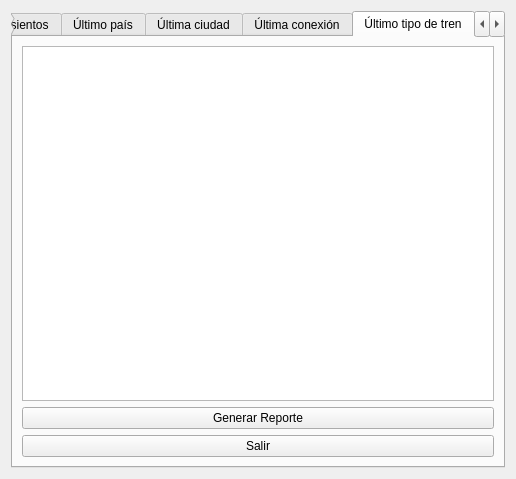
<?xml version="1.0" encoding="UTF-8"?>
<ui version="4.0">
 <class>VentanaReportes</class>
 <widget class="QWidget" name="VentanaReportes">
  <property name="geometry">
   <rect>
    <x>0</x>
    <y>0</y>
    <width>516</width>
    <height>479</height>
   </rect>
  </property>
  <property name="windowTitle">
   <string>Form</string>
  </property>
  <layout class="QGridLayout" name="gridLayout">
   <item row="0" column="0">
    <widget class="QTabWidget" name="tabWidget">
     <property name="currentIndex">
      <number>9</number>
     </property>
     <widget class="QWidget" name="tab">
      <attribute name="title">
       <string>Países</string>
      </attribute>
      <layout class="QVBoxLayout" name="verticalLayout">
       <item>
        <widget class="QTextEdit" name="txtPaises">
         <property name="readOnly">
          <bool>true</bool>
         </property>
        </widget>
       </item>
       <item>
        <widget class="QPushButton" name="btGenerarReportePaises">
         <property name="text">
          <string>Generar Reporte</string>
         </property>
        </widget>
       </item>
       <item>
        <widget class="QPushButton" name="pushButton">
         <property name="text">
          <string>Salir</string>
         </property>
        </widget>
       </item>
      </layout>
     </widget>
     <widget class="QWidget" name="tab_2">
      <attribute name="title">
       <string>Ciudades</string>
      </attribute>
      <layout class="QGridLayout" name="gridLayout_3">
       <item row="0" column="0">
        <layout class="QGridLayout" name="gridLayout_2">
         <item row="0" column="0">
          <widget class="QTextEdit" name="txtCiudades">
           <property name="readOnly">
            <bool>true</bool>
           </property>
          </widget>
         </item>
         <item row="1" column="0">
          <widget class="QPushButton" name="btGenerarReporteCiudades">
           <property name="text">
            <string>Generar Reporte</string>
           </property>
          </widget>
         </item>
         <item row="2" column="0">
          <widget class="QPushButton" name="pushButton_2">
           <property name="text">
            <string>Salir</string>
           </property>
          </widget>
         </item>
        </layout>
       </item>
      </layout>
     </widget>
     <widget class="QWidget" name="tab_3">
      <attribute name="title">
       <string>Conexiones</string>
      </attribute>
      <layout class="QGridLayout" name="gridLayout_4">
       <item row="0" column="0">
        <widget class="QTextEdit" name="txtConexiones">
         <property name="readOnly">
          <bool>true</bool>
         </property>
        </widget>
       </item>
       <item row="1" column="0">
        <widget class="QPushButton" name="btGenerarReporteConexiones">
         <property name="text">
          <string>Generar Reporte</string>
         </property>
        </widget>
       </item>
       <item row="2" column="0">
        <widget class="QPushButton" name="pushButton_3">
         <property name="text">
          <string>Salir</string>
         </property>
        </widget>
       </item>
      </layout>
     </widget>
     <widget class="QWidget" name="tab_4">
      <attribute name="title">
       <string>Trenes</string>
      </attribute>
      <layout class="QGridLayout" name="gridLayout_5">
       <item row="0" column="0">
        <widget class="QTextEdit" name="txtTrenes">
         <property name="readOnly">
          <bool>true</bool>
         </property>
        </widget>
       </item>
       <item row="1" column="0">
        <widget class="QPushButton" name="btGenerarReporteTrenes">
         <property name="text">
          <string>Generar Reporte</string>
         </property>
        </widget>
       </item>
       <item row="2" column="0">
        <widget class="QPushButton" name="pushButton_4">
         <property name="text">
          <string>Salir</string>
         </property>
        </widget>
       </item>
      </layout>
     </widget>
     <widget class="QWidget" name="tab_5">
      <attribute name="title">
       <string>Precios</string>
      </attribute>
      <layout class="QGridLayout" name="gridLayout_6">
       <item row="3" column="0">
        <widget class="QLabel" name="label_2">
         <property name="font">
          <font>
           <family>HP Simplified Light</family>
           <pointsize>12</pointsize>
          </font>
         </property>
         <property name="text">
          <string>Ingrese el código de ciudad:</string>
         </property>
        </widget>
       </item>
       <item row="8" column="0">
        <widget class="QTextEdit" name="txtPrecio">
         <property name="readOnly">
          <bool>true</bool>
         </property>
        </widget>
       </item>
       <item row="5" column="0">
        <widget class="QLabel" name="label_3">
         <property name="font">
          <font>
           <family>HP Simplified Light</family>
           <pointsize>12</pointsize>
          </font>
         </property>
         <property name="text">
          <string>Ingrese el código de la conexión:</string>
         </property>
        </widget>
       </item>
       <item row="4" column="0">
        <widget class="QLineEdit" name="txtCodCiudad"/>
       </item>
       <item row="9" column="0">
        <widget class="QPushButton" name="btGenerarReportePrecios">
         <property name="text">
          <string>Generar Reporte</string>
         </property>
        </widget>
       </item>
       <item row="2" column="0">
        <widget class="QLineEdit" name="txtCodPais"/>
       </item>
       <item row="1" column="0">
        <widget class="QLabel" name="label">
         <property name="font">
          <font>
           <family>HP Simplified Light</family>
           <pointsize>12</pointsize>
          </font>
         </property>
         <property name="text">
          <string>Ingrese el código de país:</string>
         </property>
        </widget>
       </item>
       <item row="10" column="0">
        <widget class="QPushButton" name="pushButton_5">
         <property name="text">
          <string>Salir</string>
         </property>
        </widget>
       </item>
       <item row="7" column="0">
        <widget class="Line" name="line">
         <property name="orientation">
          <enum>Qt::Horizontal</enum>
         </property>
        </widget>
       </item>
       <item row="6" column="0">
        <widget class="QLineEdit" name="txtCodConexion"/>
       </item>
      </layout>
     </widget>
     <widget class="QWidget" name="tab_6">
      <attribute name="title">
       <string>Número de asientos</string>
      </attribute>
      <layout class="QGridLayout" name="gridLayout_35">
       <item row="0" column="0">
        <layout class="QGridLayout" name="gridLayout_7">
         <item row="5" column="0">
          <widget class="QTextEdit" name="txtPrecio_2">
           <property name="readOnly">
            <bool>true</bool>
           </property>
          </widget>
         </item>
         <item row="2" column="0">
          <widget class="QLabel" name="label_6">
           <property name="font">
            <font>
             <family>HP Simplified Light</family>
             <pointsize>12</pointsize>
            </font>
           </property>
           <property name="text">
            <string>Ingrese el código del tren:</string>
           </property>
          </widget>
         </item>
         <item row="4" column="0">
          <widget class="Line" name="line_2">
           <property name="orientation">
            <enum>Qt::Horizontal</enum>
           </property>
          </widget>
         </item>
         <item row="6" column="0">
          <widget class="QPushButton" name="btGenerarReportePrecios_2">
           <property name="text">
            <string>Generar Reporte</string>
           </property>
          </widget>
         </item>
         <item row="0" column="0">
          <widget class="QLabel" name="label_4">
           <property name="font">
            <font>
             <family>HP Simplified Light</family>
             <pointsize>12</pointsize>
            </font>
           </property>
           <property name="text">
            <string>Ingrese el código del tipo de tren:</string>
           </property>
          </widget>
         </item>
         <item row="1" column="0">
          <widget class="QLineEdit" name="txtCodTipoTren"/>
         </item>
         <item row="7" column="0">
          <widget class="QPushButton" name="pushButton_6">
           <property name="text">
            <string>Salir</string>
           </property>
          </widget>
         </item>
         <item row="3" column="0">
          <widget class="QLineEdit" name="txtCodTren"/>
         </item>
        </layout>
       </item>
      </layout>
     </widget>
     <widget class="QWidget" name="tab7">
      <attribute name="title">
       <string>Último país</string>
      </attribute>
      <layout class="QGridLayout" name="gridLayout_8">
       <item row="0" column="0">
        <widget class="QTextEdit" name="txtUltimoPais">
         <property name="readOnly">
          <bool>true</bool>
         </property>
        </widget>
       </item>
       <item row="1" column="0">
        <widget class="QPushButton" name="btGenerarReporteUltimoPais">
         <property name="text">
          <string>Generar Reporte</string>
         </property>
        </widget>
       </item>
       <item row="2" column="0">
        <widget class="QPushButton" name="pushButton_7">
         <property name="text">
          <string>Salir</string>
         </property>
        </widget>
       </item>
      </layout>
     </widget>
     <widget class="QWidget" name="tab_7">
      <attribute name="title">
       <string>Última ciudad</string>
      </attribute>
      <layout class="QGridLayout" name="gridLayout_10">
       <item row="0" column="0">
        <layout class="QGridLayout" name="gridLayout_9">
         <item row="0" column="0">
          <widget class="QTextEdit" name="txtUltimaCiudad">
           <property name="readOnly">
            <bool>true</bool>
           </property>
          </widget>
         </item>
         <item row="1" column="0">
          <widget class="QPushButton" name="btGenerarReporteUltimaCiudad">
           <property name="text">
            <string>Generar Reporte</string>
           </property>
          </widget>
         </item>
         <item row="2" column="0">
          <widget class="QPushButton" name="pushButton_8">
           <property name="text">
            <string>Salir</string>
           </property>
          </widget>
         </item>
        </layout>
       </item>
      </layout>
     </widget>
     <widget class="QWidget" name="tab_8">
      <attribute name="title">
       <string>Última conexión</string>
      </attribute>
      <layout class="QGridLayout" name="gridLayout_12">
       <item row="0" column="0">
        <layout class="QGridLayout" name="gridLayout_11">
         <item row="0" column="0">
          <widget class="QTextEdit" name="txtUltimaConexion">
           <property name="readOnly">
            <bool>true</bool>
           </property>
          </widget>
         </item>
         <item row="1" column="0">
          <widget class="QPushButton" name="btGenerarReporteUltimaConexion">
           <property name="text">
            <string>Generar Reporte</string>
           </property>
          </widget>
         </item>
         <item row="2" column="0">
          <widget class="QPushButton" name="pushButton_9">
           <property name="text">
            <string>Salir</string>
           </property>
          </widget>
         </item>
        </layout>
       </item>
      </layout>
     </widget>
     <widget class="QWidget" name="tab_10">
      <attribute name="title">
       <string>Último tipo de tren</string>
      </attribute>
      <layout class="QGridLayout" name="gridLayout_16">
       <item row="0" column="0">
        <layout class="QGridLayout" name="gridLayout_15">
         <item row="0" column="0">
          <widget class="QTextEdit" name="txtUltimoTipo">
           <property name="readOnly">
            <bool>true</bool>
           </property>
          </widget>
         </item>
         <item row="1" column="0">
          <widget class="QPushButton" name="btGenerarReporteUltimoTipo">
           <property name="text">
            <string>Generar Reporte</string>
           </property>
          </widget>
         </item>
         <item row="2" column="0">
          <widget class="QPushButton" name="pushButton_11">
           <property name="text">
            <string>Salir</string>
           </property>
          </widget>
         </item>
        </layout>
       </item>
      </layout>
     </widget>
     <widget class="QWidget" name="tab_9">
      <attribute name="title">
       <string>Último tren</string>
      </attribute>
      <layout class="QGridLayout" name="gridLayout_14">
       <item row="0" column="0">
        <layout class="QGridLayout" name="gridLayout_13">
         <item row="0" column="0">
          <widget class="QTextEdit" name="txtUltimoTren">
           <property name="readOnly">
            <bool>true</bool>
           </property>
          </widget>
         </item>
         <item row="1" column="0">
          <widget class="QPushButton" name="btGenerarReporteUltimoTren">
           <property name="text">
            <string>Generar Reporte</string>
           </property>
          </widget>
         </item>
         <item row="2" column="0">
          <widget class="QPushButton" name="pushButton_10">
           <property name="text">
            <string>Salir</string>
           </property>
          </widget>
         </item>
        </layout>
       </item>
      </layout>
     </widget>
     <widget class="QWidget" name="tab_11">
      <attribute name="title">
       <string>Ruta más utilizada</string>
      </attribute>
      <layout class="QGridLayout" name="gridLayout_18">
       <item row="0" column="0">
        <layout class="QGridLayout" name="gridLayout_17">
         <item row="0" column="0">
          <widget class="QTextEdit" name="txtUltimoRutaMas">
           <property name="readOnly">
            <bool>true</bool>
           </property>
          </widget>
         </item>
         <item row="1" column="0">
          <widget class="QPushButton" name="btGenerarReporteRutaMas">
           <property name="text">
            <string>Generar Reporte</string>
           </property>
          </widget>
         </item>
         <item row="2" column="0">
          <widget class="QPushButton" name="pushButton_12">
           <property name="text">
            <string>Salir</string>
           </property>
          </widget>
         </item>
        </layout>
       </item>
      </layout>
     </widget>
     <widget class="QWidget" name="tab_12">
      <attribute name="title">
       <string>Ruta nunca utilizada</string>
      </attribute>
      <layout class="QGridLayout" name="gridLayout_20">
       <item row="0" column="0">
        <layout class="QGridLayout" name="gridLayout_19">
         <item row="0" column="0">
          <widget class="QTextEdit" name="txtRutaMenos">
           <property name="readOnly">
            <bool>true</bool>
           </property>
          </widget>
         </item>
         <item row="1" column="0">
          <widget class="QPushButton" name="btGenerarReporteRutaMenos">
           <property name="text">
            <string>Generar Reporte</string>
           </property>
          </widget>
         </item>
         <item row="2" column="0">
          <widget class="QPushButton" name="pushButton_13">
           <property name="text">
            <string>Salir</string>
           </property>
          </widget>
         </item>
        </layout>
       </item>
      </layout>
     </widget>
     <widget class="QWidget" name="tab_13">
      <attribute name="title">
       <string>País más visitado</string>
      </attribute>
      <layout class="QGridLayout" name="gridLayout_22">
       <item row="0" column="0">
        <layout class="QGridLayout" name="gridLayout_21">
         <item row="0" column="0">
          <widget class="QTextEdit" name="txtPaisMas">
           <property name="readOnly">
            <bool>true</bool>
           </property>
          </widget>
         </item>
         <item row="1" column="0">
          <widget class="QPushButton" name="btGenerarReportePaisMas">
           <property name="text">
            <string>Generar Reporte</string>
           </property>
          </widget>
         </item>
         <item row="2" column="0">
          <widget class="QPushButton" name="pushButton_14">
           <property name="text">
            <string>Salir</string>
           </property>
          </widget>
         </item>
        </layout>
       </item>
      </layout>
     </widget>
     <widget class="QWidget" name="tab_14">
      <attribute name="title">
       <string>Ciudad más visitada</string>
      </attribute>
      <layout class="QGridLayout" name="gridLayout_24">
       <item row="0" column="0">
        <layout class="QGridLayout" name="gridLayout_23">
         <item row="0" column="0">
          <widget class="QTextEdit" name="txtCiudadMas">
           <property name="readOnly">
            <bool>true</bool>
           </property>
          </widget>
         </item>
         <item row="1" column="0">
          <widget class="QPushButton" name="btGenerarReporteCiudadMas">
           <property name="text">
            <string>Generar Reporte</string>
           </property>
          </widget>
         </item>
         <item row="2" column="0">
          <widget class="QPushButton" name="pushButton_15">
           <property name="text">
            <string>Salir</string>
           </property>
          </widget>
         </item>
        </layout>
       </item>
      </layout>
     </widget>
     <widget class="QWidget" name="tab_15">
      <attribute name="title">
       <string>Usuario más activo</string>
      </attribute>
      <layout class="QGridLayout" name="gridLayout_26">
       <item row="0" column="0">
        <layout class="QGridLayout" name="gridLayout_25">
         <item row="0" column="0">
          <widget class="QTextEdit" name="txtUsuarioMas">
           <property name="readOnly">
            <bool>true</bool>
           </property>
          </widget>
         </item>
         <item row="1" column="0">
          <widget class="QPushButton" name="btGenerarReporteUsuarioMas">
           <property name="text">
            <string>Generar Reporte</string>
           </property>
          </widget>
         </item>
         <item row="2" column="0">
          <widget class="QPushButton" name="pushButton_16">
           <property name="text">
            <string>Salir</string>
           </property>
          </widget>
         </item>
        </layout>
       </item>
      </layout>
     </widget>
     <widget class="QWidget" name="tab_16">
      <attribute name="title">
       <string>Usuario menos activo</string>
      </attribute>
      <layout class="QGridLayout" name="gridLayout_28">
       <item row="0" column="0">
        <layout class="QGridLayout" name="gridLayout_27">
         <item row="0" column="0">
          <widget class="QTextEdit" name="txtUsuarioMenos">
           <property name="readOnly">
            <bool>true</bool>
           </property>
          </widget>
         </item>
         <item row="1" column="0">
          <widget class="QPushButton" name="btGenerarReporteUsuarioMenos">
           <property name="text">
            <string>Generar Reporte</string>
           </property>
          </widget>
         </item>
         <item row="2" column="0">
          <widget class="QPushButton" name="pushButton_17">
           <property name="text">
            <string>Salir</string>
           </property>
          </widget>
         </item>
        </layout>
       </item>
      </layout>
     </widget>
     <widget class="QWidget" name="tab_17">
      <attribute name="title">
       <string>Cant. compras x usuario</string>
      </attribute>
      <layout class="QGridLayout" name="gridLayout_30">
       <item row="0" column="0">
        <layout class="QGridLayout" name="gridLayout_29">
         <item row="0" column="0">
          <widget class="QTextEdit" name="txtCantComprasUsuario">
           <property name="readOnly">
            <bool>true</bool>
           </property>
          </widget>
         </item>
         <item row="1" column="0">
          <widget class="QPushButton" name="btGenerarReporteCantComprasUsuario">
           <property name="text">
            <string>Generar Reporte</string>
           </property>
          </widget>
         </item>
         <item row="2" column="0">
          <widget class="QPushButton" name="pushButton_18">
           <property name="text">
            <string>Salir</string>
           </property>
          </widget>
         </item>
        </layout>
       </item>
      </layout>
     </widget>
     <widget class="QWidget" name="tab_18">
      <attribute name="title">
       <string>Tren más utilizado</string>
      </attribute>
      <layout class="QGridLayout" name="gridLayout_32">
       <item row="0" column="0">
        <layout class="QGridLayout" name="gridLayout_31">
         <item row="0" column="0">
          <widget class="QTextEdit" name="txtTrenMas">
           <property name="readOnly">
            <bool>true</bool>
           </property>
          </widget>
         </item>
         <item row="1" column="0">
          <widget class="QPushButton" name="btGenerarReporteTrenMas">
           <property name="text">
            <string>Generar Reporte</string>
           </property>
          </widget>
         </item>
         <item row="2" column="0">
          <widget class="QPushButton" name="pushButton_19">
           <property name="text">
            <string>Salir</string>
           </property>
          </widget>
         </item>
        </layout>
       </item>
      </layout>
     </widget>
     <widget class="QWidget" name="tab_19">
      <attribute name="title">
       <string>Tren menos utilizado</string>
      </attribute>
      <layout class="QGridLayout" name="gridLayout_34">
       <item row="0" column="0">
        <layout class="QGridLayout" name="gridLayout_33">
         <item row="0" column="0">
          <widget class="QTextEdit" name="txtTrenMenos">
           <property name="readOnly">
            <bool>true</bool>
           </property>
          </widget>
         </item>
         <item row="1" column="0">
          <widget class="QPushButton" name="btGenerarReporteTrenMenos">
           <property name="text">
            <string>Generar Reporte</string>
           </property>
          </widget>
         </item>
         <item row="2" column="0">
          <widget class="QPushButton" name="pushButton_20">
           <property name="text">
            <string>Salir</string>
           </property>
          </widget>
         </item>
        </layout>
       </item>
      </layout>
     </widget>
    </widget>
   </item>
  </layout>
 </widget>
 <resources/>
 <connections>
  <connection>
   <sender>pushButton</sender>
   <signal>clicked()</signal>
   <receiver>VentanaReportes</receiver>
   <slot>close()</slot>
   <hints>
    <hint type="sourcelabel">
     <x>72</x>
     <y>447</y>
    </hint>
    <hint type="destinationlabel">
     <x>5</x>
     <y>414</y>
    </hint>
   </hints>
  </connection>
  <connection>
   <sender>pushButton_2</sender>
   <signal>clicked()</signal>
   <receiver>VentanaReportes</receiver>
   <slot>close()</slot>
   <hints>
    <hint type="sourcelabel">
     <x>58</x>
     <y>448</y>
    </hint>
    <hint type="destinationlabel">
     <x>4</x>
     <y>385</y>
    </hint>
   </hints>
  </connection>
  <connection>
   <sender>pushButton_3</sender>
   <signal>clicked()</signal>
   <receiver>VentanaReportes</receiver>
   <slot>close()</slot>
   <hints>
    <hint type="sourcelabel">
     <x>64</x>
     <y>441</y>
    </hint>
    <hint type="destinationlabel">
     <x>5</x>
     <y>354</y>
    </hint>
   </hints>
  </connection>
  <connection>
   <sender>pushButton_4</sender>
   <signal>clicked()</signal>
   <receiver>VentanaReportes</receiver>
   <slot>close()</slot>
   <hints>
    <hint type="sourcelabel">
     <x>69</x>
     <y>454</y>
    </hint>
    <hint type="destinationlabel">
     <x>5</x>
     <y>380</y>
    </hint>
   </hints>
  </connection>
  <connection>
   <sender>pushButton_5</sender>
   <signal>clicked()</signal>
   <receiver>VentanaReportes</receiver>
   <slot>close()</slot>
   <hints>
    <hint type="sourcelabel">
     <x>67</x>
     <y>449</y>
    </hint>
    <hint type="destinationlabel">
     <x>4</x>
     <y>341</y>
    </hint>
   </hints>
  </connection>
  <connection>
   <sender>pushButton_6</sender>
   <signal>clicked()</signal>
   <receiver>VentanaReportes</receiver>
   <slot>close()</slot>
   <hints>
    <hint type="sourcelabel">
     <x>42</x>
     <y>446</y>
    </hint>
    <hint type="destinationlabel">
     <x>5</x>
     <y>328</y>
    </hint>
   </hints>
  </connection>
  <connection>
   <sender>pushButton_7</sender>
   <signal>clicked()</signal>
   <receiver>VentanaReportes</receiver>
   <slot>close()</slot>
   <hints>
    <hint type="sourcelabel">
     <x>46</x>
     <y>445</y>
    </hint>
    <hint type="destinationlabel">
     <x>7</x>
     <y>287</y>
    </hint>
   </hints>
  </connection>
  <connection>
   <sender>pushButton_8</sender>
   <signal>clicked()</signal>
   <receiver>VentanaReportes</receiver>
   <slot>close()</slot>
   <hints>
    <hint type="sourcelabel">
     <x>57</x>
     <y>440</y>
    </hint>
    <hint type="destinationlabel">
     <x>5</x>
     <y>456</y>
    </hint>
   </hints>
  </connection>
  <connection>
   <sender>pushButton_9</sender>
   <signal>clicked()</signal>
   <receiver>VentanaReportes</receiver>
   <slot>close()</slot>
   <hints>
    <hint type="sourcelabel">
     <x>73</x>
     <y>442</y>
    </hint>
    <hint type="destinationlabel">
     <x>6</x>
     <y>320</y>
    </hint>
   </hints>
  </connection>
  <connection>
   <sender>pushButton_10</sender>
   <signal>clicked()</signal>
   <receiver>VentanaReportes</receiver>
   <slot>close()</slot>
   <hints>
    <hint type="sourcelabel">
     <x>80</x>
     <y>448</y>
    </hint>
    <hint type="destinationlabel">
     <x>106</x>
     <y>474</y>
    </hint>
   </hints>
  </connection>
  <connection>
   <sender>pushButton_12</sender>
   <signal>clicked()</signal>
   <receiver>VentanaReportes</receiver>
   <slot>close()</slot>
   <hints>
    <hint type="sourcelabel">
     <x>50</x>
     <y>447</y>
    </hint>
    <hint type="destinationlabel">
     <x>4</x>
     <y>251</y>
    </hint>
   </hints>
  </connection>
  <connection>
   <sender>pushButton_13</sender>
   <signal>clicked()</signal>
   <receiver>VentanaReportes</receiver>
   <slot>close()</slot>
   <hints>
    <hint type="sourcelabel">
     <x>75</x>
     <y>447</y>
    </hint>
    <hint type="destinationlabel">
     <x>1</x>
     <y>240</y>
    </hint>
   </hints>
  </connection>
  <connection>
   <sender>pushButton_14</sender>
   <signal>clicked()</signal>
   <receiver>VentanaReportes</receiver>
   <slot>close()</slot>
   <hints>
    <hint type="sourcelabel">
     <x>48</x>
     <y>451</y>
    </hint>
    <hint type="destinationlabel">
     <x>4</x>
     <y>201</y>
    </hint>
   </hints>
  </connection>
  <connection>
   <sender>pushButton_16</sender>
   <signal>clicked()</signal>
   <receiver>VentanaReportes</receiver>
   <slot>close()</slot>
   <hints>
    <hint type="sourcelabel">
     <x>82</x>
     <y>444</y>
    </hint>
    <hint type="destinationlabel">
     <x>512</x>
     <y>449</y>
    </hint>
   </hints>
  </connection>
  <connection>
   <sender>pushButton_17</sender>
   <signal>clicked()</signal>
   <receiver>VentanaReportes</receiver>
   <slot>close()</slot>
   <hints>
    <hint type="sourcelabel">
     <x>55</x>
     <y>442</y>
    </hint>
    <hint type="destinationlabel">
     <x>2</x>
     <y>234</y>
    </hint>
   </hints>
  </connection>
  <connection>
   <sender>pushButton_18</sender>
   <signal>clicked()</signal>
   <receiver>VentanaReportes</receiver>
   <slot>close()</slot>
   <hints>
    <hint type="sourcelabel">
     <x>74</x>
     <y>444</y>
    </hint>
    <hint type="destinationlabel">
     <x>7</x>
     <y>277</y>
    </hint>
   </hints>
  </connection>
  <connection>
   <sender>pushButton_19</sender>
   <signal>clicked()</signal>
   <receiver>VentanaReportes</receiver>
   <slot>close()</slot>
   <hints>
    <hint type="sourcelabel">
     <x>35</x>
     <y>446</y>
    </hint>
    <hint type="destinationlabel">
     <x>5</x>
     <y>444</y>
    </hint>
   </hints>
  </connection>
  <connection>
   <sender>pushButton_20</sender>
   <signal>clicked()</signal>
   <receiver>VentanaReportes</receiver>
   <slot>close()</slot>
   <hints>
    <hint type="sourcelabel">
     <x>49</x>
     <y>448</y>
    </hint>
    <hint type="destinationlabel">
     <x>6</x>
     <y>229</y>
    </hint>
   </hints>
  </connection>
 </connections>
</ui>
